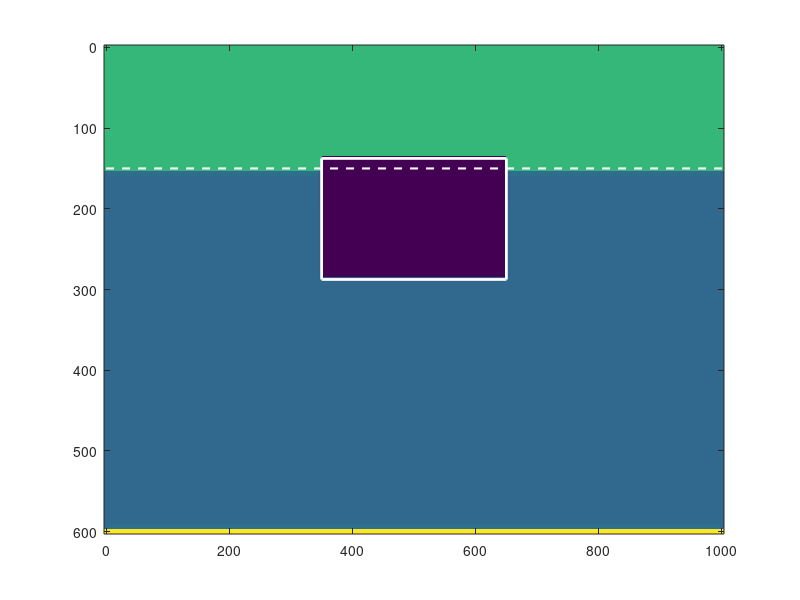

This chart was generated by the following MATLAB code: (Note: this script raises an error after producing the figure.)
% enceladus_box_convection.m
% 2D Advection-Diffusion: Shrinking Floating Ice on Enceladus
% -------------------------------------------------------------------------

clear; close all; clc;

% 1. Grid & Physical Parameters
Lx = 1000;           % Domain width (m)
Lz = 600;            % Total depth (m)
nx = 151;            
nz = 101;             

dx = Lx / (nx - 1);
dz = Lz / (nz - 1);
[X, Z] = meshgrid(linspace(0, Lx, nx), linspace(0, Lz, nz));

% Physics
g = 0.113;           % Surface gravity (m/s²)
alpha = 2e-4;        % Thermal expansion
nu = 0.05;           % Viscosity
kappa = 0.02;        % Thermal diffusivity
rho_ice = 917;       % kg/m³
rho_water = 1000;    % kg/m³

% Interface & Temperature
z_surface = 150;     % Waterline at 150m
T_bottom = 25.0;     
T_air = 15.0;        
T_ice = -5.0;        
melt_rate = 0.005;   % Shrinking speed factor

% Initial Ice Dimensions
bw = 300;            % Initial width (m)
bd = 150;            % Initial total thickness (m)

% 2. Initial Fields
T = ones(nz, nx) * 5.0;  
T(Z <= z_surface) = T_air;

% Initial Ice Placement (Based on Archimedes)
submerged_depth = bd * (rho_ice / rho_water);
block_x = [Lx/2 - bw/2, Lx/2 + bw/2];
block_z = [z_surface - (bd - submerged_depth), z_surface + submerged_depth];
is_ice = (X >= block_x(1) & X <= block_x(2) & Z >= block_z(1) & Z <= block_z(2));
T(is_ice) = T_ice;

% Dynamics Fields
zeta = zeros(nz, nx);
psi = zeros(nz, nx);
u = zeros(nz, nx); w = zeros(nz, nx);

% Numerical Setup
dt = 2.0;            
t_end = 25000;       
nt = ceil(t_end / dt);
save_interval = 50;  

% Build Poisson Matrix
N = nx * nz;
L_mat = sparse(N, N);
for k = 1:nz
    for j = 1:nx
        idx = (j-1)*nz + k;
        if j > 1 && j < nx && k > 1 && k < nz
            L_mat(idx, idx) = -2/dx^2 - 2/dz^2;
            L_mat(idx, idx-1) = 1/dz^2; L_mat(idx, idx+1) = 1/dz^2;
            L_mat(idx, idx-nz) = 1/dx^2; L_mat(idx, idx+nz) = 1/dx^2;
        else
            L_mat(idx, idx) = 1; 
        end
    end
end

% 3. Main Solver Loop
fprintf('Simulating Shrinking Floating Ice...\n');
fig = figure('Color', 'w', 'Position', [100, 100, 1000, 600]);
gif_filename = '/Users/victornguyen/Documents/EMES415/ice_flow/enceladus_convection_sim.gif';

for n = 1:nt
    % A. SHRINKING LOGIC
    % Ice shrinks proportional to temperature difference in water
    T_ambient = 10.0; % Approximate ambient water temp
    shrink_step = melt_rate * (T_ambient - T_ice) * dt / 1000;
    bw = max(20, bw - shrink_step * 2);
    bd = max(10, bd - shrink_step);
    
    % Update Archimedes floating position
    submerged_depth = bd * (rho_ice / rho_water);
    block_x = [Lx/2 - bw/2, Lx/2 + bw/2];
    block_z = [z_surface - (bd - submerged_depth), z_surface + submerged_depth];
    is_ice = (X >= block_x(1) & X <= block_x(2) & Z >= block_z(1) & Z <= block_z(2));

    % B. ADVECTION-DIFFUSION
    T_old = T;
    T_int = T(2:nz-1, 2:nx-1);
    u_int = u(2:nz-1, 2:nx-1); w_int = w(2:nz-1, 2:nx-1);
    
    adv_T = max(u_int, 0) .* (T_int - T(2:nz-1, 1:nx-2))/dx + ...
            min(u_int, 0) .* (T(2:nz-1, 3:nx) - T_int)/dx + ...
            max(w_int, 0) .* (T_int - T(1:nz-2, 2:nx-1))/dz + ...
            min(w_int, 0) .* (T(3:nz, 2:nx-1) - T_int)/dz;
            
    diff_T = kappa * ((T(2:nz-1, 3:nx) - 2*T_int + T(2:nz-1, 1:nx-2))/dx^2 + ...
                      (T(3:nz, 2:nx-1) - 2*T_int + T(1:nz-2, 2:nx-1))/dz^2);
                      
    T(2:nz-1, 2:nx-1) = T_int + dt * (-adv_T + diff_T);
    
    % Physics Constraints:
    % 1. Air remains undisturbed (Atmosphere is a heat bath)
    T(Z <= z_surface & ~is_ice) = T_air;
    % 2. Seafloor remains heated
    T(end, :) = T_bottom;
    % 3. Ice Block remains cold
    T(is_ice) = T_ice;
    
    % C. DYNAMICS: Buoyancy in Ocean
    is_water = (Z(2:nz-1, 2:nx-1) > z_surface);
    dTdx = (T(2:nz-1, 3:nx) - T(2:nz-1, 1:nx-2)) / (2*dx);
    buoy_torque = g * alpha * dTdx .* is_water;
    
    zeta_old = zeta;
    z_int = zeta(2:nz-1, 2:nx-1);
    adv_z = max(u_int, 0) .* (z_int - zeta(2:nz-1, 1:nx-2))/dx + ...
            min(u_int, 0) .* (zeta(2:nz-1, 3:nx) - z_int)/dx + ...
            max(w_int, 0) .* (z_int - zeta(1:nz-2, 2:nx-1))/dz + ...
            min(w_int, 0) .* (zeta(3:nz, 2:nx-1) - z_int)/dz;
    diff_z = nu * ((zeta(2:nz-1, 3:nx) - 2*z_int + zeta(2:nz-1, 1:nx-2))/dx^2 + ...
                   (zeta(3:nz, 2:nx-1) - 2*z_int + zeta(1:nz-2, 2:nx-1))/dz^2);
                   
    zeta(2:nz-1, 2:nx-1) = z_int + dt * (-adv_z + diff_z + buoy_torque);
    
    psi_vec = L_mat \ (-zeta(:));
    psi = reshape(psi_vec, nz, nx);
    u(2:nz-1, :) = (psi(3:nz, :) - psi(1:nz-2, :)) / (2*dz);
    w(:, 2:nx-1) = -(psi(:, 3:nx) - psi(:, 1:nx-2)) / (2*dx);
    
    % D. Visualization
    if mod(n, save_interval) == 0
        clf;
        imagesc(linspace(0, Lx, nx), linspace(0, Lz, nz), T);
        hold on;
        plot([0 Lx], [z_surface z_surface], 'w--', 'LineWidth', 1.5); % Waterline
        
        if any(is_ice(:))
            plot([block_x(1) block_x(2) block_x(2) block_x(1) block_x(1)], ...
                 [block_z(1) block_z(1) block_z(2) block_z(2) block_z(1)], 'w-', 'LineWidth', 2);
        end
        
        colormap(cmocean('ice')); colorbar; clim([-5 25]);
        title(sprintf('Enceladus: Shrinking Ice & Convection (t = %.1fs)', n*dt));
        xlabel('Distance (m)'); ylabel('Depth (m)');
        set(gca, 'YDir', 'reverse', 'FontSize', 12);
        drawnow;
        
        frame = getframe(fig); im = frame2im(frame); [imind, cm] = rgb2ind(im, 256);
        if n == save_interval
            imwrite(imind, cm, gif_filename, 'gif', 'Loopcount', inf, 'DelayTime', 0.05);
        else
            imwrite(imind, cm, gif_filename, 'gif', 'WriteMode', 'append', 'DelayTime', 0.05);
        end
    end
end
fprintf('Done. Result: %s\n', gif_filename);
